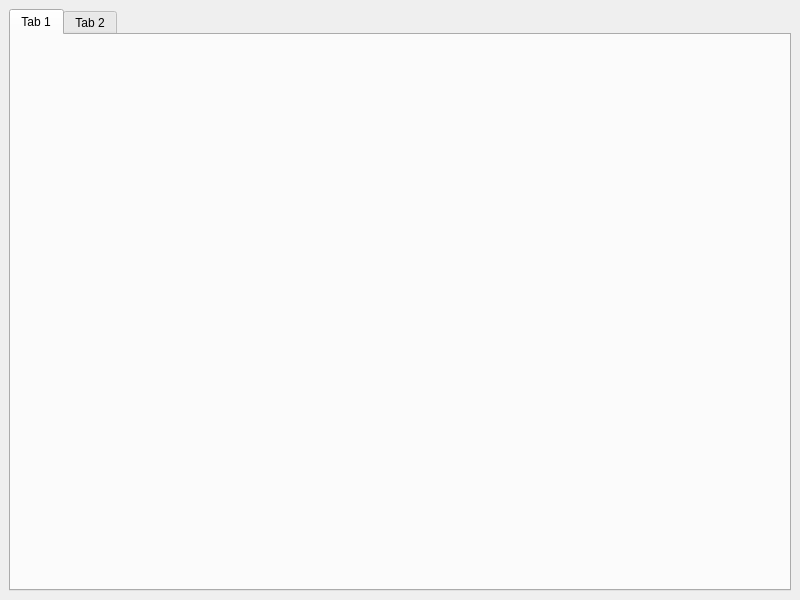
<?xml version="1.0" encoding="UTF-8"?>
<ui version="4.0">
 <class>EditPicker</class>
 <widget class="QMainWindow" name="EditPicker">
  <property name="geometry">
   <rect>
    <x>0</x>
    <y>0</y>
    <width>800</width>
    <height>600</height>
   </rect>
  </property>
  <property name="windowTitle">
   <string>MainWindow</string>
  </property>
  <widget class="QWidget" name="centralwidget">
   <layout class="QHBoxLayout" name="horizontalLayout">
    <item>
     <widget class="QTabWidget" name="tabWidget">
      <widget class="QWidget" name="tab">
       <attribute name="title">
        <string>Tab 1</string>
       </attribute>
      </widget>
      <widget class="QWidget" name="tab_2">
       <attribute name="title">
        <string>Tab 2</string>
       </attribute>
      </widget>
     </widget>
    </item>
   </layout>
  </widget>
 </widget>
 <resources/>
 <connections/>
</ui>
